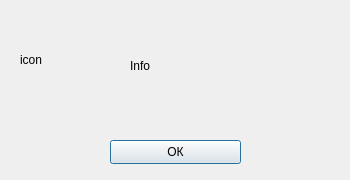
<?xml version="1.0" encoding="UTF-8"?>
<ui version="4.0">
 <class>aboutwindow</class>
 <widget class="QDialog" name="aboutwindow">
  <property name="windowModality">
   <enum>Qt::ApplicationModal</enum>
  </property>
  <property name="geometry">
   <rect>
    <x>0</x>
    <y>0</y>
    <width>350</width>
    <height>180</height>
   </rect>
  </property>
  <property name="sizePolicy">
   <sizepolicy hsizetype="Fixed" vsizetype="Fixed">
    <horstretch>0</horstretch>
    <verstretch>0</verstretch>
   </sizepolicy>
  </property>
  <property name="minimumSize">
   <size>
    <width>350</width>
    <height>180</height>
   </size>
  </property>
  <property name="maximumSize">
   <size>
    <width>400</width>
    <height>180</height>
   </size>
  </property>
  <property name="windowTitle">
   <string>О приложении</string>
  </property>
  <widget class="QLabel" name="label_build_dt">
   <property name="geometry">
    <rect>
     <x>130</x>
     <y>10</y>
     <width>191</width>
     <height>111</height>
    </rect>
   </property>
   <property name="text">
    <string>Info</string>
   </property>
  </widget>
  <widget class="QPushButton" name="pushButton_Ok">
   <property name="geometry">
    <rect>
     <x>110</x>
     <y>140</y>
     <width>131</width>
     <height>24</height>
    </rect>
   </property>
   <property name="text">
    <string>ОК</string>
   </property>
  </widget>
  <widget class="QLabel" name="icon">
   <property name="geometry">
    <rect>
     <x>20</x>
     <y>20</y>
     <width>80</width>
     <height>80</height>
    </rect>
   </property>
   <property name="text">
    <string>icon</string>
   </property>
  </widget>
 </widget>
 <resources/>
 <connections/>
</ui>
